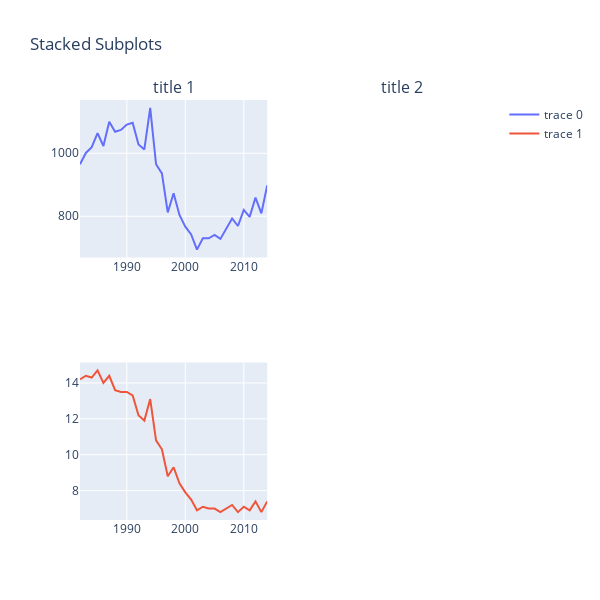

Notebook cell for this chart:
### Code cell
fig = subplots.make_subplots(rows=2,cols=2,subplot_titles=('title 1', 'title 2'))
fig.add_trace(go.Scatter(x=x, y=y), row=1, col=1) 
fig.add_trace(go.Scatter(x=x, y=z), row=2, col=1) 
fig.update_layout(height=600, width=600, title=dict(text ="Stacked Subplots"))

### Figure 1 — Plotly figure (JSON) as saved in the notebook; plotly's stock layout.template omitted (floating-point values rounded to 4 significant figures)
{"data": [{"type": "scatter", "x": [1982, 1983, 1984, 1985, 1986, 1987, 1988, 1989, 1990, 1991, 1992, 1993, 1994, 1995, 1996, 1997, 1998, 1999, 2000, 2001, 2002, 2003, 2004, 2005, 2006, 2007, 2008, 2009, 2010, 2011, 2012, 2013, 2014], "xaxis": "x", "y": ["965", "1,001", "1,019", "1,064", "1,023", "1,100", "1,068", "1,074", "1,091", "1,097", "1,028", "1,012", "1,144", "965", "936", "812", "873", "804", "767", "742", "694", "730", "730", "741", "728", "762", "793", "769", "820", "798", "859", "809", "898"], "yaxis": "y"}, {"type": "scatter", "x": [1982, 1983, 1984, 1985, 1986, 1987, 1988, 1989, 1990, 1991, 1992, 1993, 1994, 1995, 1996, 1997, 1998, 1999, 2000, 2001, 2002, 2003, 2004, 2005, 2006, 2007, 2008, 2009, 2010, 2011, 2012, 2013, 2014], "xaxis": "x3", "y": [14.2, 14.4, 14.3, 14.7, 14, 14.4, 13.6, 13.5, 13.5, 13.3, 12.2, 11.9, 13.1, 10.8, 10.3, 8.8, 9.3, 8.4, 7.9, 7.5, 6.9, 7.1, 7, 7, 6.8, 7, 7.2, 6.8, 7.1, 6.9, 7.4, 6.8, 7.4], "yaxis": "y3"}], "layout": {"annotations": [{"font": {"size": 16}, "showarrow": false, "text": "title 1", "x": 0.225, "xanchor": "center", "xref": "paper", "y": 1, "yanchor": "bottom", "yref": "paper"}, {"font": {"size": 16}, "showarrow": false, "text": "title 2", "x": 0.775, "xanchor": "center", "xref": "paper", "y": 1, "yanchor": "bottom", "yref": "paper"}], "height": 600, "title": {"text": "Stacked Subplots"}, "width": 600, "xaxis": {"anchor": "y", "domain": [0, 0.45]}, "xaxis2": {"anchor": "y2", "domain": [0.55, 1]}, "xaxis3": {"anchor": "y3", "domain": [0, 0.45]}, "xaxis4": {"anchor": "y4", "domain": [0.55, 1]}, "yaxis": {"anchor": "x", "domain": [0.625, 1]}, "yaxis2": {"anchor": "x2", "domain": [0.625, 1]}, "yaxis3": {"anchor": "x3", "domain": [0, 0.375]}, "yaxis4": {"anchor": "x4", "domain": [0, 0.375]}}}
